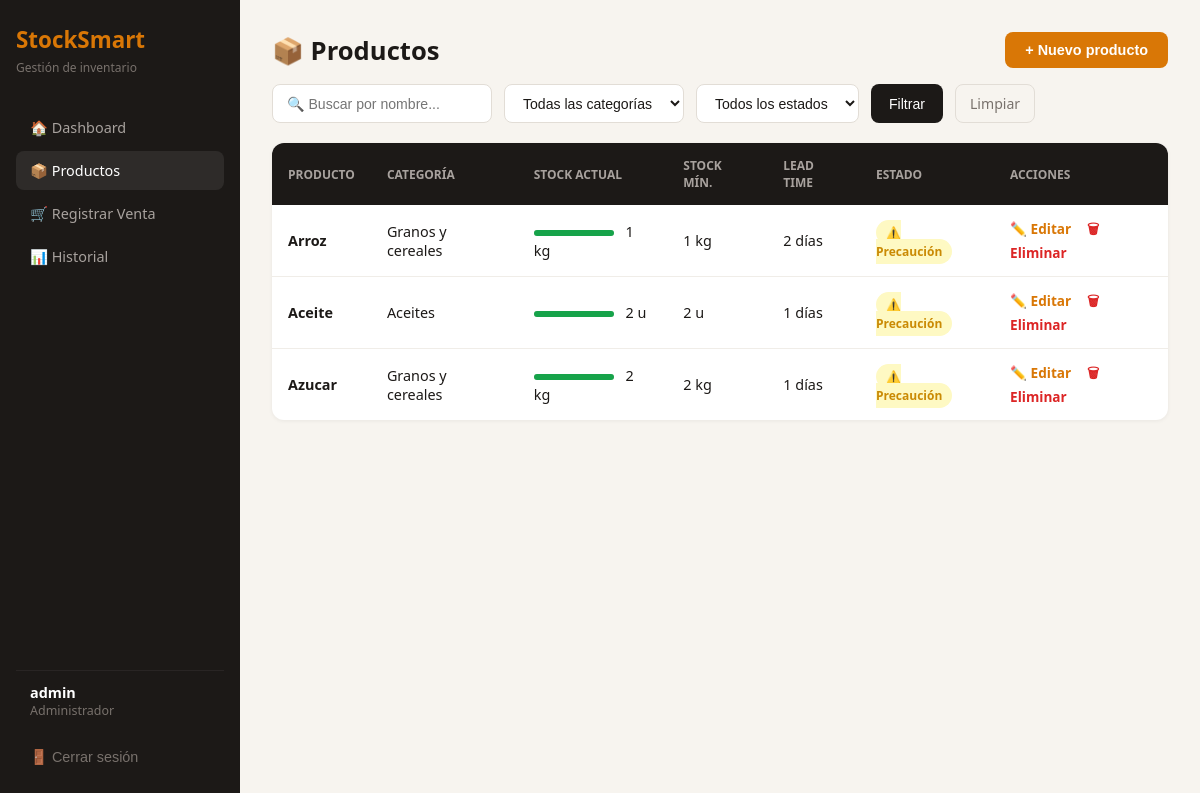
The app's page /productos/ (signed in), older data.
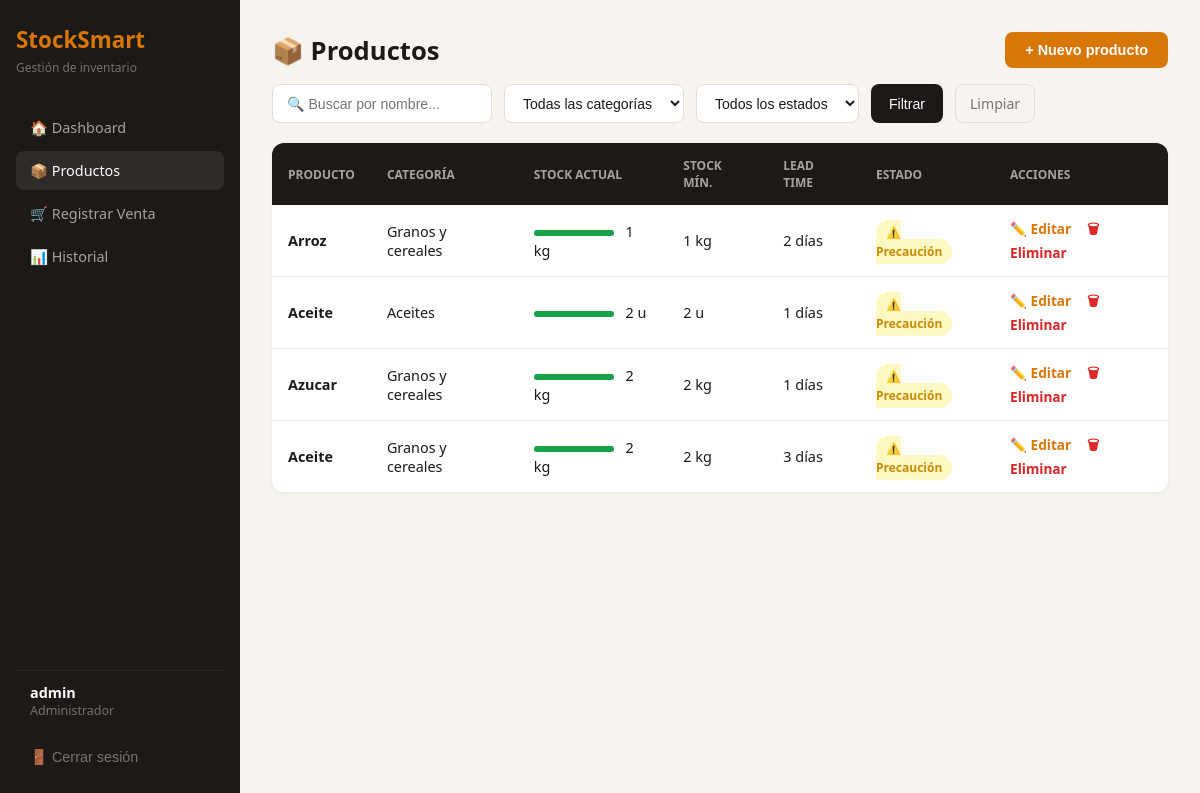
The same page, newer data.
### inventario/models.py (models this page shows, shortened)
class Product(models.Model):
    CATEGORIAS = [
        ('granos', 'Granos y cereales'),
        ('aceites', 'Aceites'),
        ('aseo', 'Aseo'),
        ('lacteos', 'Lácteos'),
        ('otros', 'Otros'),
    ]
    UNIDADES = [
        ('u', 'Unidades'),
        ('kg', 'Kilogramos'),
        ('l', 'Litros'),
        ('g', 'Gramos'),
    ]
    user          = models.ForeignKey(User, on_delete=models.CASCADE)
    name          = models.CharField(max_length=200)
    category      = models.CharField(max_length=50, choices=CATEGORIAS)
    unit          = models.CharField(max_length=10, choices=UNIDADES)
    current_stock = models.IntegerField(default=0)
    safety_stock  = models.IntegerField(default=0)
    lead_time_days= models.IntegerField(default=1)
    notes         = models.TextField(blank=True)
    is_active     = models.BooleanField(default=True)
    created_at    = models.DateTimeField(auto_now_add=True)

### inventario/views.py (the view, shortened to what this page needs)
# urls.py: path('productos/', views.products_list, name='products_list'),
@login_required
def products_list(request):
    q        = request.GET.get('q', '')
    category = request.GET.get('category', '')
    estado   = request.GET.get('estado', '')
    products = Product.objects.filter(user=request.user, is_active=True)
    if q:
        products = products.filter(name__icontains=q)
    if category:
        products = products.filter(category=category)
    if estado == 'urgente':
        products = products.filter(current_stock__lte=0)
    elif estado == 'precaucion':
        products = products.filter(current_stock__gt=0, current_stock__lte=models.F('safety_stock'))
    elif estado == 'ok':
        products = products.filter(current_stock__gt=models.F('safety_stock'))
    form = ProductForm()
    return render(request, 'inventario/products.html', {
        'products': products, 'form': form,
        'q': q, 'category': category, 'estado': estado,
    })

### inventario/forms.py
class ProductForm(forms.ModelForm):
    class Meta:
        model = Product
        fields = ['name', 'category', 'unit', 'current_stock', 'safety_stock', 'lead_time_days', 'notes']
        widgets = {
            'name':           forms.TextInput(attrs={'placeholder': 'Ej: Arroz Blanco 1kg'}),
            'current_stock':  forms.NumberInput(attrs={'min': '0'}),
            'safety_stock':   forms.NumberInput(attrs={'min': '0'}),
            'lead_time_days': forms.NumberInput(attrs={'min': '1'}),
            'notes':          forms.TextInput(attrs={'placeholder': 'Ej: Proveedor Don Carlos...'}),
        }

### inventario/templates/inventario/products.html (shortened to what this page needs)
<!DOCTYPE html>
<html lang="es">
<head>
</head>
<body>
<div class="sidebar">
    <div class="logo">StockSmart</div>
    <div class="logo-sub">Gestión de inventario</div>
    <a class="nav-item" href="/">🏠 Dashboard</a>
    <a class="nav-item active" href="/productos/">📦 Productos</a>
    <a class="nav-item" href="/ventas/">🛒 Registrar Venta</a>
    <a class="nav-item" href="/historial/">📊 Historial</a>
    <div class="sidebar-bottom">
        <div class="user-info">
            <div class="user-name">{{ request.user.username }}</div>
            <div class="user-role">Administrador</div>
        </div>
        <form method="post" action="/logout/" class="logout">
            <button type="submit">🚪 Cerrar sesión</button>
        </form>
    </div>
</div>
<div class="main">
    <div class="page-header">
        <div class="page-title">📦 Productos</div>
        <button class="btn-primary" onclick="document.getElementById('modal-producto').classList.add('open')">
            + Nuevo producto
        </button>
    </div>
    <form method="get" action="/productos/" class="filters">
        <input type="text" name="q" class="filter-input" placeholder="🔍 Buscar por nombre..." value="{{ q }}">
        <select name="category" class="filter-select">
            <option value="">Todas las categorías</option>
        </select>
        <select name="estado" class="filter-select">
            <option value="">Todos los estados</option>
        </select>
        <button type="submit" class="btn-filter">Filtrar</button>
        <a href="/productos/" class="btn-clear">Limpiar</a>
    </form>
    {% if products %}
    <table>
        <thead>
            <tr>
                <th>Producto</th>
                <th>Categoría</th>
                <th>Stock actual</th>
                <th>Stock mín.</th>
                <th>Lead time</th>
                <th>Estado</th>
                <th>Acciones</th>
            </tr>
        </thead>
        <tbody>
            {% for product in products %}
            <tr>
                <td><strong>{{ product.name }}</strong></td>
                <td>{{ product.get_category_display }}</td>
                <td>
                    <div class="stock-bar">
                        <div class="stock-fill" style="width: {% if product.current_stock >= product.safety_stock %}100{% elif product.current_stock > 0 %}40{% else %}5{% endif %}%; background: {% if product.current_stock >= product.safety_stock %}#16A34A{% elif product.current_stock > 0 %}#CA8A04{% else %}#DC2626{% endif %};"></div>
                    </div>
                    {{ product.current_stock }} {{ product.unit }}
                </td>
                <td>{{ product.safety_stock }} {{ product.unit }}</td>
                <td>{{ product.lead_time_days }} días</td>
                <td>
                    {% if product.current_stock <= 0 %}
                        <span class="badge badge-red">🚨 Urgente</span>
                    {% elif product.current_stock <= product.safety_stock %}
                        <span class="badge badge-yellow">⚠️ Precaución</span>
                    {% else %}
                        <span class="badge badge-green">✅ OK</span>
                    {% endif %}
                </td>
                <td>
                    <a href="/productos/{{ product.pk }}/editar/" class="btn-edit">✏️ Editar</a>
                    <a href="/productos/{{ product.pk }}/eliminar/" class="btn-delete">🗑 Eliminar</a>
                </td>
            </tr>
            {% endfor %}
        </tbody>
    </table>
    {% else %}
    <div class="empty-state">
        <p style="font-size: 2rem; margin-bottom: 12px;">📦</p>
        <p style="font-weight: 600; margin-bottom: 8px;">No se encontraron productos</p>
        <p>Intenta con otros filtros o crea un nuevo producto.</p>
    </div>
    {% endif %}
</div>
</body>
</html>

### inventario/templates/inventario/products.html (style rules this page uses)
* { margin: 0; padding: 0; box-sizing: border-box; }
body { font-family: 'Segoe UI', sans-serif; background: #F7F4EF; }
.sidebar { position: fixed; left: 0; top: 0; bottom: 0; width: 240px; background: #1C1917; padding: 24px 16px; display: flex; flex-direction: column; }
.logo { font-size: 1.4rem; font-weight: 800; color: #D97706; margin-bottom: 4px; }
.logo-sub { font-size: 0.75rem; color: #78716C; margin-bottom: 32px; }
.nav-item { display: flex; align-items: center; gap: 10px; padding: 10px 14px; border-radius: 8px; color: #A8A29E; font-size: 0.9rem; cursor: pointer; margin-bottom: 4px; text-decoration: none; }
.nav-item.active, .nav-item:hover { background: rgba(255,255,255,0.08); color: white; }
.sidebar-bottom { margin-top: auto; }
.user-info { padding: 12px 14px; border-top: 1px solid #292524; margin-bottom: 8px; }
.user-name { color: white; font-weight: 600; font-size: 0.9rem; }
.user-role { color: #78716C; font-size: 0.78rem; }
form.logout button { background: none; border: none; color: #78716C; font-size: 0.9rem; cursor: pointer; padding: 10px 14px; width: 100%; text-align: left; border-radius: 8px; }
.main { margin-left: 240px; padding: 32px; }
.page-header { display: flex; justify-content: space-between; align-items: center; margin-bottom: 16px; }
.page-title { font-size: 1.6rem; font-weight: 700; color: #1C1917; }
.btn-primary { background: #D97706; color: white; border: none; padding: 10px 20px; border-radius: 8px; font-size: 0.9rem; font-weight: 600; cursor: pointer; }
.filters { display: flex; gap: 12px; margin-bottom: 20px; flex-wrap: wrap; }
.filter-input, .filter-select { padding: 9px 14px; border: 1px solid #E2DDD6; border-radius: 8px; font-size: 0.88rem; color: #1C1917; background: white; outline: none; }
.filter-input { width: 220px; }
.btn-filter { background: #1C1917; color: white; border: none; padding: 9px 18px; border-radius: 8px; font-size: 0.88rem; cursor: pointer; }
.btn-clear { background: #F7F4EF; color: #78716C; border: 1px solid #E2DDD6; padding: 9px 14px; border-radius: 8px; font-size: 0.88rem; cursor: pointer; text-decoration: none; }
table { width: 100%; background: white; border-radius: 12px; border-collapse: collapse; box-shadow: 0 1px 4px rgba(0,0,0,0.06); overflow: hidden; }
thead { background: #1C1917; }
th { padding: 14px 16px; text-align: left; color: #A8A29E; font-size: 0.75rem; text-transform: uppercase; }
td { padding: 14px 16px; border-bottom: 1px solid #F0EDE8; font-size: 0.9rem; color: #1C1917; }
tr:last-child td { border-bottom: none; }
.badge { padding: 4px 10px; border-radius: 20px; font-size: 0.75rem; font-weight: 600; }
.badge-yellow { background: #FEF9C3; color: #CA8A04; }
.stock-bar { width: 80px; height: 6px; background: #E2DDD6; border-radius: 4px; display: inline-block; vertical-align: middle; margin-right: 8px; }
.stock-fill { height: 100%; border-radius: 4px; }
.btn-edit { color: #D97706; text-decoration: none; font-size: 0.85rem; font-weight: 600; margin-right: 12px; }
.btn-delete { color: #DC2626; text-decoration: none; font-size: 0.85rem; font-weight: 600; }

Row changes from the older to the newer data that the page shows:
added Product: name "Aceite", category "Granos y cereales", current_stock "2", unit "kg", safety_stock "2", lead_time_days "3", shows "⚠️ Precaución"
